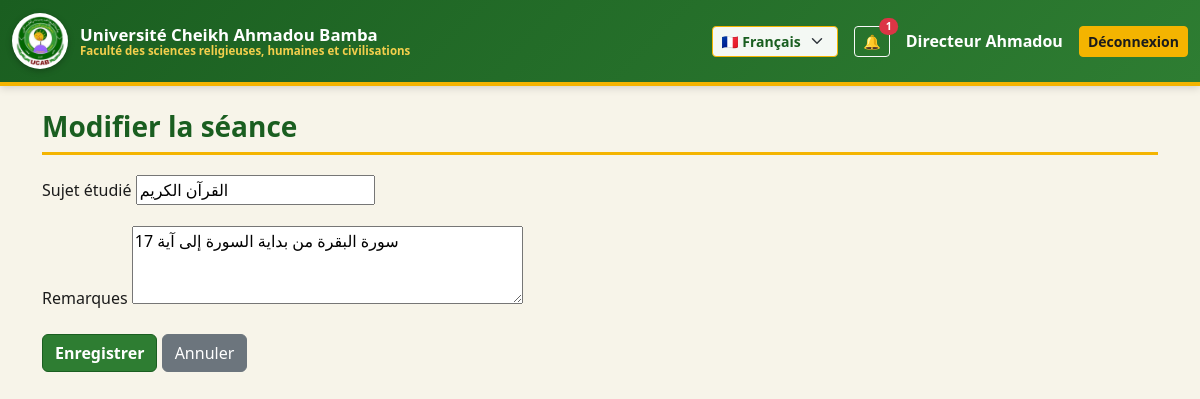
Page /director/sessions/1/edit/ (signed in) on the committed database.
### accounts/models.py (models this page shows, shortened)
class User(AbstractUser):
    class Role(models.TextChoices):
        TEACHER    = "teacher",    _("Enseignant")
        SECRETARY  = "secretary",  _("Secrétaire")
        DIRECTOR   = "director",   _("Directeur des études")
        DEAN       = "dean",       _("Doyen")
        ACCOUNTANT = "accountant", _("Comptable")
    role = models.CharField(_("Rôle"), max_length=20,
                            choices=Role.choices, default=Role.TEACHER)
    display_name_fr = models.CharField(_("Nom en français"), max_length=150, blank=True)
    display_name_ar = models.CharField(_("الاسم بالعربية"), max_length=150, blank=True)
    class Meta:
        verbose_name = _("Utilisateur")
        verbose_name_plural = _("Utilisateurs")
    def __str__(self):
        return self.display_name_fr or self.get_full_name() or self.username
    @property
    def is_director(self):   return self.role == self.Role.DIRECTOR

### academics/models.py (models this page shows, shortened)
class Session(models.Model):
    class Status(models.TextChoices):
        DRAFT     = "draft",     _("Brouillon")
        SUBMITTED = "submitted", _("En attente de validation")
        APPROVED  = "approved",  _("Approuvée")
        REJECTED  = "rejected",  _("Rejetée")
    assignment = models.ForeignKey(
        TeachingAssignment, on_delete=models.PROTECT,
        related_name="sessions", verbose_name=_("Affectation"),
    )
    date  = models.DateField(_("Date de la séance"), default=timezone.localdate)
    topic = models.CharField(_("Sujet étudié"), max_length=255)
    notes = models.TextField(_("Remarques"), blank=True)
    teacher = models.ForeignKey(settings.AUTH_USER_MODEL, on_delete=models.PROTECT,
                                related_name="sessions")
    subject = models.ForeignKey(Subject, on_delete=models.PROTECT, related_name="sessions")
    level   = models.ForeignKey(Level,   on_delete=models.PROTECT, related_name="sessions")
    weekday = models.PositiveSmallIntegerField(_("Jour"))
    start_time = models.TimeField(_("Heure de début"))
    duration_hours = models.PositiveSmallIntegerField(_("Heures"), default=2)
    status = models.CharField(
        _("Statut"), max_length=20,
        choices=Status.choices, default=Status.DRAFT,
    )
    submitted_at = models.DateTimeField(_("Envoyée à"), null=True, blank=True)
    reviewed_at  = models.DateTimeField(_("Révisée à"), null=True, blank=True)
    reviewed_by  = models.ForeignKey(
        settings.AUTH_USER_MODEL, on_delete=models.SET_NULL,
        null=True, blank=True, related_name="reviewed_sessions",
        verbose_name=_("Révisée par"),
    )
    rejection_reason = models.TextField(_("Motif de rejet"), blank=True)
    created_at = models.DateTimeField(auto_now_add=True)
    updated_at = models.DateTimeField(auto_now=True)
    last_edited_by = models.ForeignKey(
        settings.AUTH_USER_MODEL, on_delete=models.SET_NULL,
        null=True, blank=True, related_name="edited_sessions",
        verbose_name=_("Dernière modification par"),
    )
    locked_at  = models.DateTimeField(_("Verrouillé à"), null=True, blank=True)
    class Meta:
        ordering = ["-date", "-start_time"]
        verbose_name = _("Séance")
        verbose_name_plural = _("Séances")
        indexes = [
            models.Index(fields=["teacher", "date"]),
            models.Index(fields=["level", "date"]),
            models.Index(fields=["status"]),
        ]

### academics/views.py (the view)
# urls.py: path("director/sessions/<int:pk>/edit/", views.director_session_edit, name="director_session_edit"),
@login_required
def director_session_edit(request, pk):
    _require_director(request.user)
    s = get_object_or_404(Session, pk=pk)
    if request.method == "POST":
        form = SessionEditForm(request.POST, instance=s)
        if form.is_valid():
            update_session(session=s, user=request.user,
                           topic=form.cleaned_data["topic"],
                           notes=form.cleaned_data.get("notes", ""))
            messages.success(request, _("Documentation mise à jour."))
            return redirect("academics:director_dashboard")
    else:
        form = SessionEditForm(instance=s)
    return render(request, "academics/session_form.html",
                  {"form": form, "is_edit": True, "session": s})

### academics/forms.py
class SessionEditForm(forms.ModelForm):
    class Meta:
        model = Session
        fields = ["topic", "notes"]
        widgets = {"notes": forms.Textarea(attrs={"rows": 3})}

### academics/context_processors.py (called while the page is built)
def unread_notifications(request):
    if not request.user.is_authenticated:
        return {"unread_count": 0, "recent_notifications": []}
    qs = Notification.objects.filter(recipient=request.user, is_read=False)
    return {
        "unread_count": qs.count(),
        "recent_notifications": qs[:5],
    }

### academics/views.py (called while the page is built)
def _require_director(u):
    if not (u.is_authenticated and (u.is_director or u.is_admin_user)):
        raise PermissionDenied(_("Page réservée au directeur des études."))

### templates/academics/session_form.html (shortened to what this page needs)
{% extends "base.html" %}
{% load i18n %}
{% block content %}
<h3>{% if is_edit %}{% trans "Modifier la séance" %}{% else %}{% trans "Nouvelle séance" %}{% endif %}</h3>
<form method="post">
  {% for field in form %}
    <div class="mb-3">
      <label for="{{ field.id_for_label }}" class="form-label">{{ field.label }}</label>
      {{ field }}
    </div>
  {% endfor %}
  <button class="btn btn-primary">{% trans "Enregistrer" %}</button>
  <a href="{% url 'academics:dashboard' %}" class="btn btn-secondary">{% trans "Annuler" %}</a>
</form>
{% endblock %}

### templates/base.html (shortened to what this page needs)
{% load i18n static %}
{% get_current_language as LANG %}
<!doctype html>
<html lang="{{ LANG }}" dir="{% if LANG == 'ar' %}rtl{% else %}ltr{% endif %}">
<head>
  {% if LANG == 'ar' %}
    <link href="https://cdn.jsdelivr.net/npm/bootstrap@5.3.3/dist/css/bootstrap.rtl.min.css" rel="stylesheet">
  {% else %}
    <link href="https://cdn.jsdelivr.net/npm/bootstrap@5.3.3/dist/css/bootstrap.min.css" rel="stylesheet">
  {% endif %}
  <link href="{% static 'css/style.css' %}" rel="stylesheet">
</head>
<body>
<nav class="navbar navbar-expand-lg navbar-ucab mb-4">
  <div class="container-fluid">
    <a class="navbar-brand" href="{% url 'academics:dashboard' %}">
      <img src="{% static 'img/logo.png' %}" alt="UCAB">
      <div class="brand-text">
        <span class="uni-name">{% trans "Université Cheikh Ahmadou Bamba" %}</span>
        <span class="fac-name">{% trans "Faculté des sciences religieuses, humaines et civilisations" %}</span>
      </div>
    </a>
    <div class="ms-auto d-flex align-items-center gap-3">
      <form action="{% url 'set_language' %}" method="post" class="lang-switcher">
        <select name="language" class="form-select form-select-sm" onchange="this.form.submit()">
          <option value="fr" {% if LANG == 'fr' %}selected{% endif %}>🇫🇷 Français</option>
        </select>
      </form>
      {% if user.is_authenticated %}
        <a href="{% url 'academics:notifications_list' %}" class="btn btn-sm btn-outline-light position-relative">
          🔔
          {% if unread_count %}
            <span class="position-absolute top-0 start-100 translate-middle badge rounded-pill bg-danger">
              {{ unread_count }}
            </span>
          {% endif %}
        </a>
        <span class="text-white fw-semibold">{{ user }}</span>
        <a class="btn btn-sm btn-warning" href="{% url 'accounts:logout' %}">
          {% trans "Déconnexion" %}
        </a>
      {% endif %}
    </div>
  </div>
</nav>
<div class="container">
  {% block content %}{% endblock %}
</div>
</body>
</html>

### static/css/style.css (style rules this page uses)
:root { --ucab-green-dark: #1a5e20; --ucab-green: #2e7d32; --ucab-green-light: #4caf50; --ucab-gold: #f4b400; --ucab-gold-light: #ffd54f; --ucab-purple: #7b3fa0; --ucab-cream: #f7f4e9; --ucab-dark-text: #1b1b1b; }
body { background-color: var(--ucab-cream); color: var(--ucab-dark-text); padding-bottom: 40px; font-family: "Segoe UI", "Tahoma", "Amiri", sans-serif; }
.navbar-ucab { background: linear-gradient(135deg, var(--ucab-green-dark) 0%, var(--ucab-green) 100%) !important; border-bottom: 4px solid var(--ucab-gold); box-shadow: 0 2px 8px rgba(0,0,0,0.15); }
.navbar-ucab .navbar-brand { color: #fff !important; font-weight: 600; display: flex; align-items: center; gap: 12px; }
.navbar-ucab .navbar-brand img { height: 56px; width: 56px; border-radius: 50%; background: #fff; padding: 3px; box-shadow: 0 2px 6px rgba(0,0,0,0.25); }
.navbar-ucab .brand-text { display: flex; flex-direction: column; line-height: 1.15; }
.navbar-ucab .brand-text .uni-name { font-size: 1.05rem; font-weight: 700; color: #fff; }
.navbar-ucab .brand-text .fac-name { font-size: 0.72rem; color: var(--ucab-gold-light); opacity: 0.95; }
.btn-primary { background-color: var(--ucab-green) !important; border-color: var(--ucab-green-dark) !important; color: #fff !important; font-weight: 600; }
.btn-warning { background-color: var(--ucab-gold) !important; border-color: var(--ucab-gold) !important; color: #1b1b1b !important; font-weight: 600; }
.btn-secondary { background-color: #6c757d !important; }
h3, h4, h5 { color: var(--ucab-green-dark); font-weight: 700; }
h3 { border-bottom: 3px solid var(--ucab-gold); padding-bottom: 8px; margin-bottom: 20px; }
.lang-switcher .form-select { background-color: rgba(255,255,255,0.95); border: 1px solid var(--ucab-gold); color: var(--ucab-green-dark); font-weight: 600; }

### rows in the picture
User: display_name_fr "Directeur Ahmadou"
Session: form "القرآن الكريم" "سورة البقرة من بداية السورة إلى آية 17"

### other values in the picture
{{ unread_count }} "1"
{{ field.label }} "Sujet étudié" "Remarques"
